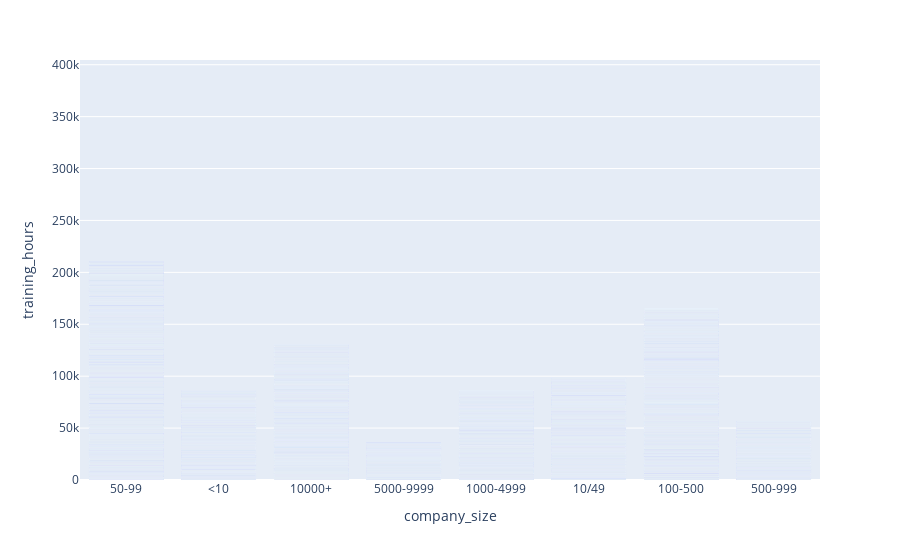

Notebook cell for this chart:
### Code cell
fig = px.bar(df, x='company_size', y='training_hours')
fig.show()

### Figure 1 — Plotly figure (JSON) as saved in the notebook; plotly's stock layout.template omitted (floating-point values rounded to 4 significant figures; data arrays with more than 128 entries replaced by an {"elided": "..."} marker saying what was removed)
{"data": [{"alignmentgroup": "True", "hovertemplate": "company_size=%{x}<br>training_hours=%{y}<extra></extra>", "legendgroup": "", "marker": {"color": "#636efa", "pattern": {"shape": ""}}, "name": "", "offsetgroup": "", "orientation": "v", "showlegend": false, "textposition": "auto", "type": "bar", "x": {"elided": "19158 str values"}, "xaxis": "x", "y": {"elided": "19158 int values"}, "yaxis": "y"}], "layout": {"barmode": "relative", "legend": {"tracegroupgap": 0}, "margin": {"t": 60}, "xaxis": {"anchor": "y", "domain": [0, 1], "title": {"text": "company_size"}}, "yaxis": {"anchor": "x", "domain": [0, 1], "title": {"text": "training_hours"}}}}
